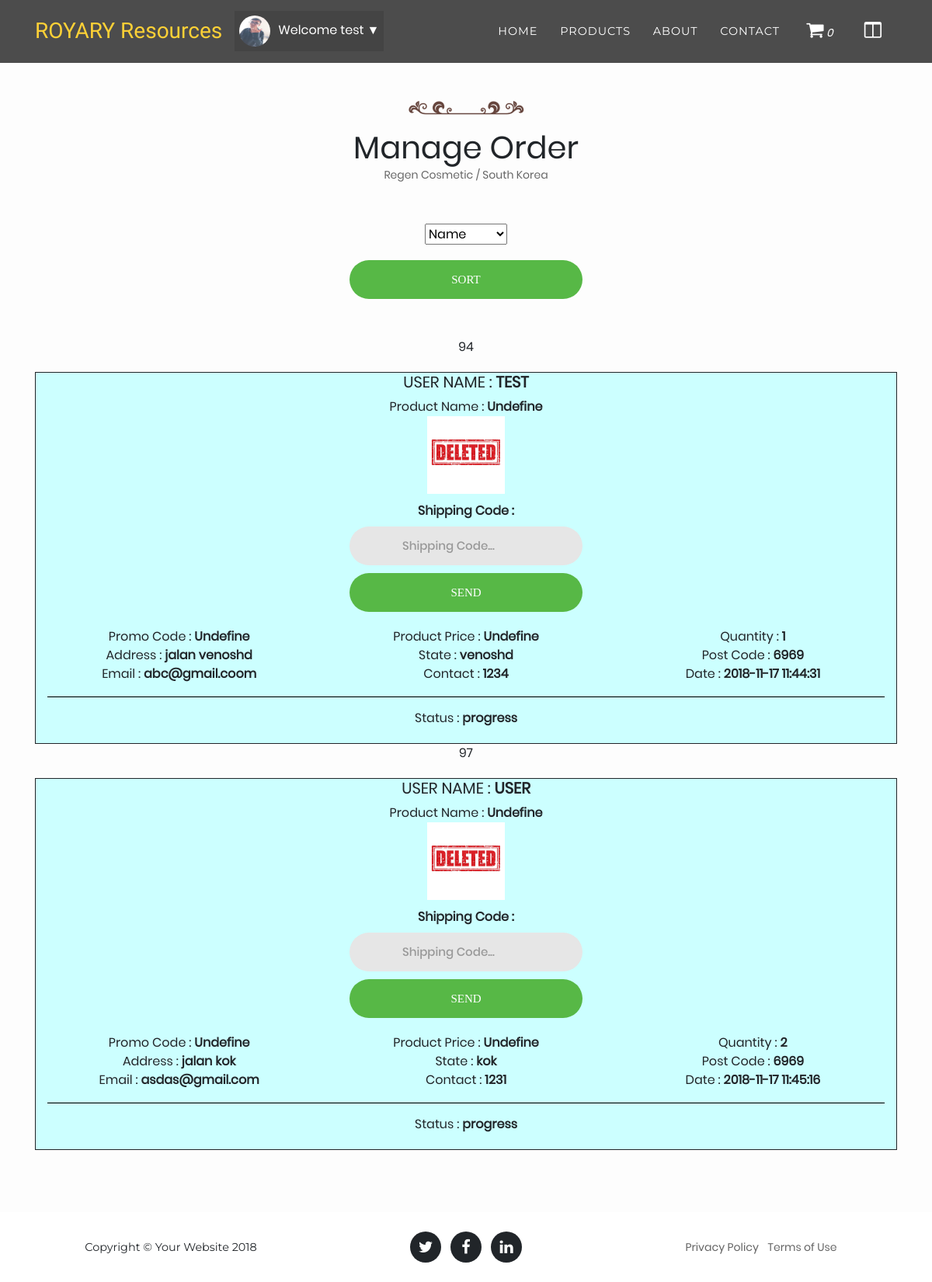
/lostorder.php (signed in), run on an earlier commit of the app's database.
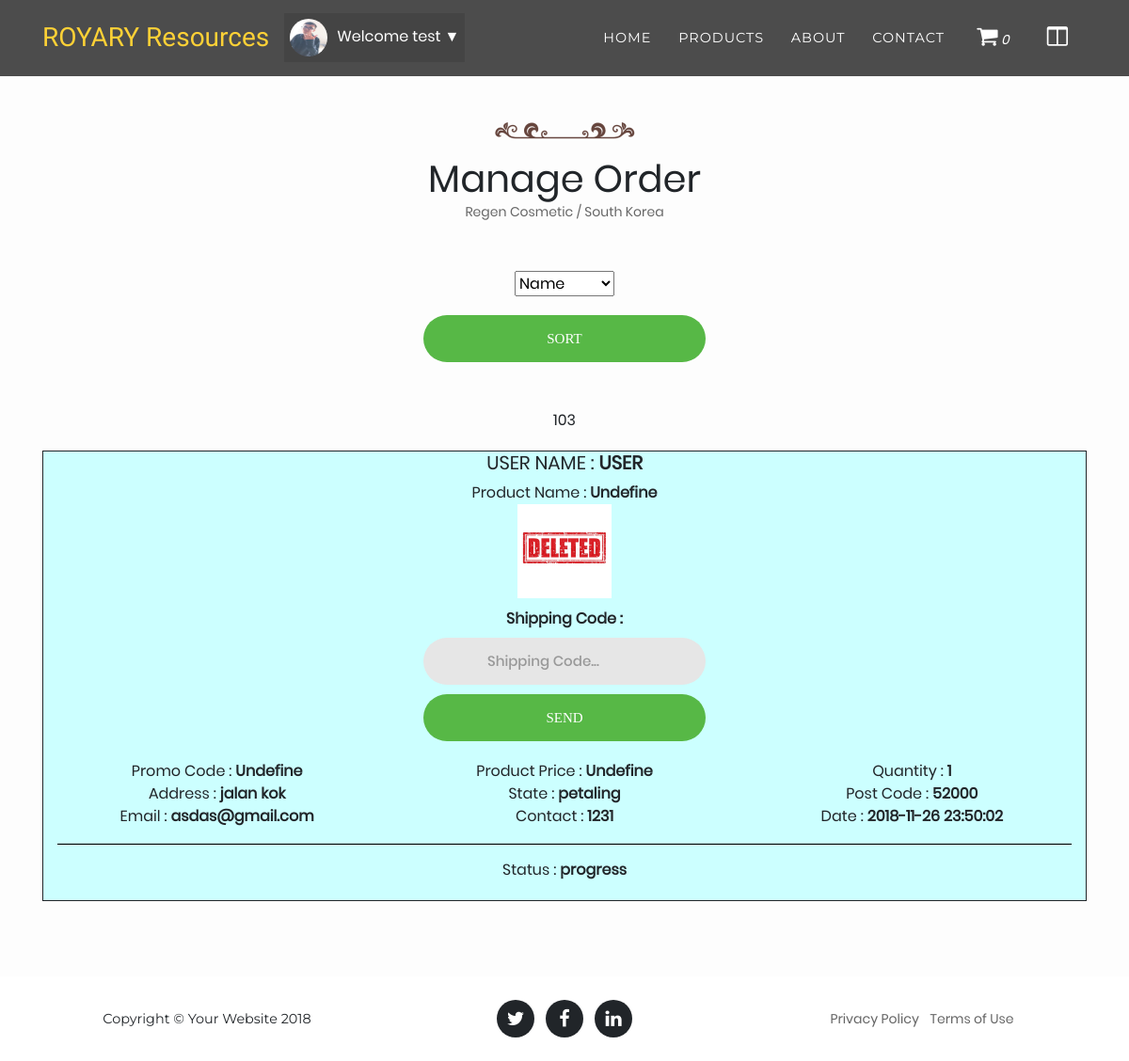
And on a later commit of the database.
### tables this page shows
CREATE TABLE IF NOT EXISTS `productorder` (
  `id` int(255) NOT NULL AUTO_INCREMENT,
  `payid` int(255) NOT NULL,
  `productid` int(255) NOT NULL,
  `quantity` int(11) NOT NULL,
  `date` datetime NOT NULL,
  `delivery` enum('progress','sent') NOT NULL,
  `address` text NOT NULL,
  `city` text NOT NULL,
  `state` text NOT NULL,
  `postcode` int(11) NOT NULL,
  `contact` int(11) NOT NULL,
  `email` text NOT NULL,
  `username` varchar(20) NOT NULL,
  PRIMARY KEY (`id`),
  KEY `productid` (`productid`),
  KEY `payid` (`payid`)
);

### lostorder.php (the view, shortened to what this page needs)
<?php
   include 'connection_file.php';
   if(isset($_POST['submit'])){
		if($_POST['sortby'] == 'datedesc'){
			$sortby = 'B.date DESC LIMIT 0, 10';
		}else if($_POST['sortby'] == 'dateasc'){
			$sortby = 'B.date ASC LIMIT 0, 10';
		}else{
			$sortby = 'A.payid';
		}
   }else{
	   $sortby = 'B.date ASC LIMIT 0, 10';
   }
?>
<!DOCTYPE html>
<html lang="en">
  <head>
	<link rel="stylesheet" type="text/css" href="css/style2.css" />
    <link href="vendor/bootstrap/css/bootstrap.min.css" rel="stylesheet">
    <link href="vendor/font-awesome/css/font-awesome.min.css" rel="stylesheet" type="text/css">
    <link href="css/agency.css" rel="stylesheet">
	<link href="css/sidebar.css" rel="stylesheet">
	<link rel="stylesheet" type="text/css" href="vendor/bootstrap/css/bootstrap.css">
	<link rel="stylesheet" type="text/css" href="fonts/font-awesome-4.7.0/css/font-awesome.min.css">
	<link rel="stylesheet" type="text/css" href="vendor/animate/animate.css">
	<link rel="stylesheet" type="text/css" href="vendor/css-hamburgers/hamburgers.min.css">
	<link rel="stylesheet" type="text/css" href="vendor/select2/select2.min.css">
	<link rel="stylesheet" type="text/css" href="css/util.css">
	<link rel="stylesheet" type="text/css" href="css/main.css">
	<link href="css/cart.css" rel="stylesheet">
  </head>
  <body id="page-top">
    <nav class="navbar navbar-expand-lg navbar-dark fixed-top" id="mainNav">
      <div class="container">
        <a class="navbar-brand js-scroll-trigger" href="index.php">ROYARY Resources</a>
        <div class="collapse navbar-collapse" id="navbarResponsive">
		<div id="guest">
	    <?php
			navbar();
		?>
		</div>
          <ul class="navbar-nav text-uppercase ml-auto">
            <li class="nav-item">
              <a class="nav-link" href="index.php">Home</a>
            </li>
            <li class="nav-item product-dropdown">
              <a class="nav-link ">Products</a>
            </li>
            <li class="nav-item about-dropdown">
              <a class="nav-link js-scroll-trigger" href="#">About</a>
            </li>
            <li class="nav-item">
              <a class="nav-link js-scroll-trigger" href="index.php">Contact</a>
            </li>
          </ul>
			<ul class="navbar-nav text-uppercase">
			<li class="nav-item open-cart-button cart-dropdown"><a href="order.php"><i class="fa fa-shopping-cart" style="font-size:24px"></i>
				<i id="cart_count"><?php
				if(isset($_SESSION["cart_item"])){
					echo count($_SESSION["cart_item"]);
				}else{
					echo 0;
				}
				?></i>
			</a></li>
			<li class="nav-item open-cart-button news-dropdown"><a href="news.php"><i class="fa fa-columns" style="font-size:24px"></i></a></li>
			</ul>
        </div>
      </div>
    </nav>
    <section id="portfolio1" class="m-t-50">
      <div class="container wow fadeInUp">
        <div class="section-header">
		<div class="aboout_logo">
		  <img src="img/icons/1j+ojl1FOMkX9WypfBe43D6kjfGDpBFGnBbJwXs1M3EMoAJtlSEp2j...png"></img>
          <h1 class="section-title">Manage Order</h1>
		  </div>
          <p class="section-description">Regen Cosmetic / South Korea</p>
        </div>
		<form method="post" enctype="multipart/form-data">
		<div class="m-t-50 m-b-20">
			<select name="sortby">
				<option value="payid">Name</option>
			</select>
		</div>
			<div style="width: 300px; margin-left: auto; margin-right: auto;">
				<div><input type="submit" name="submit" class="login100-form-btn" value="Sort"/></div>
			</div>
		</form>
	<div>
		<div class="m-t-50">
		<?php
		if (isset($_SESSION['LoginID'])){
		$query = "SELECT B.id, A.name, B.quantity, B.date, B.delivery, B.address, B.city, B.state,
				B.postcode, B.contact, B.email, A.code, A.categories, A.image, A.price, B.username
				FROM product A RIGHT JOIN productorder B ON A.id = B.productid
                WHERE B.delivery = 'progress' ORDER BY $sortby";
		if ($result = mysqli_query($conn,$query)){
			while ($row = mysqli_fetch_row($result)){
				$rowid = $row[0];
				$inputid = 'value' . $row[0];
				$productname = 'Undefine';
				$date = $row[3];
				$quantity = $row[2];
				$progress = $row[4];
				$address = $row[5];
				$state = $row[7];
				$postcode = $row[8];
				$contact = $row[9];
				$email = $row[10];
				$img = 'img/product-images/8503702-deleted-stamp.jpg';
				$productprice = $row[14];
				$user = $row[15];
				if($progress == 'progress' && $productprice == null){
		?>
		<form method="post" enctype="multipart/form-data"><?php echo $rowid; ?>
		<div class="news col-md-12 m-t-20">
			<div class="col-md-12"><label class="text-uppercase"><h5>User Name : <strong><?php echo $user; ?></strong></h5></label></div>
			<div class="col-md-12">Product Name : <strong><?php echo $productname; ?></strong></div>
				<div class="row">
					<div class="col-md-12"><img src="<?php echo $img; ?>" width="100px" height="100px"></div>
				</div>
				<div class="row">
			<div class="m-t-10 m-b-20" style="width: 300px; margin-left: auto; margin-right: auto;">
			<div><label><strong>Shipping Code :</strong></label></div>
				<div class="wrap-input100 validate-input">
					<input placeholder="Shipping Code..." id="shipcode" name="<?php echo $inputid; ?>" class="input100 container-margin" required>
					<span class="focus-input100"></span>
				</div>
				<div><button type="submit" name="<?php echo $rowid; ?>" class="login100-form-btn">Send</button></div>
			</div>
				</div>
				<div class="row">
					<div class="col-md-4">Promo Code : <strong><?php echo 'Undefine'; ?></strong></div>
					<div class="col-md-4">Product Price : <strong><?php echo 'Undefine'; ?></strong></div>
					<div class="col-md-4">Quantity : <strong><?php echo $quantity; ?></strong></div>
				</div>
				<div class="row">
					<div class="col-md-4">Address : <strong><?php echo $address; ?></strong></div>
					<div class="col-md-4">State : <strong><?php echo $state; ?></strong></div>
					<div class="col-md-4">Post Code : <strong><?php echo $postcode; ?></strong></div>
				</div>
				<div class="row">
					<div class="col-md-4">Email : <strong><?php echo $email; ?></strong></div>
					<div class="col-md-4">Contact : <strong><?php echo $contact; ?></strong></div>
					<div class="col-md-4">Date : <strong><?php echo $date; ?></strong></div>
				</div><hr>
				<div class="row">
					<div class="col-md-12 m-b-20">Status : <strong><?php echo $progress; ?></strong></div>
				</div>
		</div>
		</form>
		<?php
				}else{}
			}
		  }
		}
		?>
		</div>
	</div>
      </div>
	</section>
    <footer>
      <div class="container">
        <div class="row">
          <div class="col-md-4">
            <span class="copyright">Copyright &copy; Your Website 2018</span>
          </div>
          <div class="col-md-4">
            <ul class="list-inline social-buttons">
              <li class="list-inline-item">
                <a href="#">
                  <i class="fa fa-twitter"></i>
                </a>
              </li>
              <li class="list-inline-item">
                <a href="#">
                  <i class="fa fa-facebook"></i>
                </a>
              </li>
              <li class="list-inline-item">
                <a href="#">
                  <i class="fa fa-linkedin"></i>
                </a>
              </li>
            </ul>
          </div>
          <div class="col-md-4">
            <ul class="list-inline quicklinks">
              <li class="list-inline-item">
                <a href="#">Privacy Policy</a>
              </li>
              <li class="list-inline-item">
                <a href="#">Terms of Use</a>
              </li>
            </ul>
          </div>
        </div>
      </div>
    </footer>
  </body>
</html>

### connection_file.php (shortened to what this page needs)
<?php
	function navbar(){
		if (isset($_SESSION['LoginID'])){
			$username = $_SESSION['LoginID'];
		$query = "SELECT * FROM `login` WHERE username='$username'";
		if ($result = mysqli_query($GLOBALS['conn'],$query)){
			while ($row = mysqli_fetch_row($result)){
				$name = $row[9];
				$type = $row[10];
				$admin = $row[8];
				if($admin == 'admin'){
					echo "<div class='dropdown'>";
					echo "<div style='color:white;'><button onclick='myFunction()' class='dropbtn'>";
						if (strcasecmp('image/jpg', $type) == 0 || strcasecmp('image/jpeg', $type) == 0
							|| strcasecmp('image/png', $type) == 0 || strcasecmp('image/pdf', $type) == 0 || strcasecmp('image/gif', $type) == 0) {
								echo "<img src='img/profile-img/".$name."' width='40px' height='40px' style='margin-right:10px; border: 0px solid; border-radius: 25px;'></img>";
							}else{
								echo "<img src='img/profile-img/default.png' width='40px' height='40px' style='margin-right:10px;'></img>";
							}
					echo "Welcome " . $username . "  &#x25BC;" . "</button></br></div>";
					echo "</div>";
					}
				}
			}
        }
	}
?>

### css/style2.css (style rules this page uses)
ul li { list-style-type:none; }

### css/agency.css (style rules this page uses)
body { overflow-x: hidden; font-family: -apple-system, BlinkMacSystemFont, "Segoe UI", Roboto, "Helvetica Neue", Arial, sans-serif, "Apple Color Emoji", "Segoe UI Emoji", "Segoe UI Symbol"; }
p { line-height: 1.75; }
a { color: white; }
h1, h2, h3, h4, h5, h6 { font-weight: 700; font-family: 'Montserrat', 'Helvetica Neue', Helvetica, Arial, sans-serif; }
section { padding: 100px 0; }
@media (min-width: 768px) { section { padding: 150px 0; } }
#mainNav { background-color: #212529; }
#mainNav .navbar-brand { color: #fed136; font-family: 'Kaushan Script', 'Helvetica Neue', Helvetica, Arial, cursive; }
#mainNav .navbar-nav .nav-item .nav-link { font-size: 90%; font-weight: 400; padding: 0.75em 0; letter-spacing: 1px; color: white; font-family: 'Montserrat', 'Helvetica Neue', Helvetica, Arial, sans-serif; }
@media (min-width: 992px) { #mainNav { padding-top: 10px; padding-bottom: 10px; -webkit-transition: padding-top 0.3s, padding-bottom 0.3s; -moz-transition: padding-top 0.3s, padding-bottom 0.3s; transition: padding-top 0.3s, padding-bottom 0.3s; border: none; background-color: rgba(0, 0, 0, .7); } }
@media (min-width: 992px) { #mainNav .navbar-brand { font-size: 1.75em; -webkit-transition: all 0.3s; -moz-transition: all 0.3s; transition: all 0.3s; } }
@media (min-width: 992px) { #mainNav .navbar-nav .nav-item .nav-link { padding: 1.1em 1em !important; } }
footer { padding: 25px 0; text-align: center; }
footer span.copyright { font-size: 90%; line-height: 40px; text-transform: none; font-family: 'Montserrat', 'Helvetica Neue', Helvetica, Arial, sans-serif; }
footer ul.quicklinks { font-size: 90%; line-height: 40px; margin-bottom: 0; text-transform: none; font-family: 'Montserrat', 'Helvetica Neue', Helvetica, Arial, sans-serif; }
ul.social-buttons { margin-bottom: 0; }
ul.social-buttons li a { font-size: 20px; line-height: 40px; display: block; width: 40px; height: 40px; -webkit-transition: all 0.3s; -moz-transition: all 0.3s; transition: all 0.3s; color: white; border-radius: 100%; outline: none; background-color: #212529; }
.dropbtn { background-color: rgba(0, 0, 0, .1); color: white; padding: 6px; font-size: 16px; border: none; cursor: pointer; }
.dropdown { position: relative; display: inline-block; }
.open-cart-button { color: white; padding: 16px 20px; border: none; cursor: pointer; z-index: 9; }
.open-cart-button a { color: white; }
.news { background: #ccffff; width: 100%; border: solid 1px; word-break: break-all; }
hr { width: 100%; box-shadow: 0px 1px 0px 0px black; }

### css/main.css (style rules this page uses)
* { margin: 0px; padding: 0px; box-sizing: border-box; }
body, html { height: 100%; font-family: Poppins-Regular, sans-serif; }
a { font-family: Poppins-Regular; font-size: 14px; line-height: 1.7; color: #666666; margin: 0px; transition: all 0.4s; -webkit-transition: all 0.4s; -o-transition: all 0.4s; -moz-transition: all 0.4s; }
h1,h2,h3,h4,h5,h6 { margin: 0px; }
p { font-family: Poppins-Regular; font-size: 14px; line-height: 1.7; color: #666666; margin: 0px; }
ul, li { margin: 0px; list-style-type: none; }
input { outline: none; border: none; }
button { outline: none !important; border: none; background: transparent; }
.wrap-input100 { position: relative; width: 100%; z-index: 1; margin-bottom: 10px; }
.input100 { font-family: Poppins-Medium; font-size: 15px; line-height: 1.5; color: #666666; display: block; width: 100%; background: #e6e6e6; height: 50px; border-radius: 25px; padding: 0 30px 0 68px; }
.focus-input100 { display: block; position: absolute; border-radius: 25px; bottom: 0; left: 0; z-index: -1; width: 100%; height: 100%; box-shadow: 0px 0px 0px 0px; color: rgba(87,184,70, 0.8); }
.login100-form-btn { font-family: Montserrat-Bold; font-size: 15px; line-height: 1.5; color: #fff; text-transform: uppercase; width: 100%; height: 50px; border-radius: 25px; background: #57b846; display: -webkit-box; display: -webkit-flex; display: -moz-box; display: -ms-flexbox; display: flex; justify-content: center; align-items: center; padding: 0 25px; -webkit-transition: all 0.4s; -o-transition: all 0.4s; -moz-transition: all 0.4s; transition: all 0.4s; }
.validate-input { position: relative; }

### css/cart.css (style rules this page uses)
#portfolio1 { background: rgba(247, 247, 247, 0.3); padding: 80px 0; text-align: center; }

What changed in the data, as far as the page shows it:
removed productorder: id "94", username "TEST", productname "Undefine", quantity "1", address "jalan venoshd", state "venoshd", postcode "6969", email "abc@gmail.coom", contact "1234", date "2018-11-17 11:44:31", delivery "progress"
removed productorder: id "97", username "USER", productname "Undefine", quantity "2", address "jalan kok", state "kok", postcode "6969", email "asdas@gmail.com", contact "1231", date "2018-11-17 11:45:16", delivery "progress"
added productorder: id "103", username "USER", productname "Undefine", quantity "1", address "jalan kok", state "petaling", postcode "52000", email "asdas@gmail.com", contact "1231", date "2018-11-26 23:50:02", delivery "progress"
